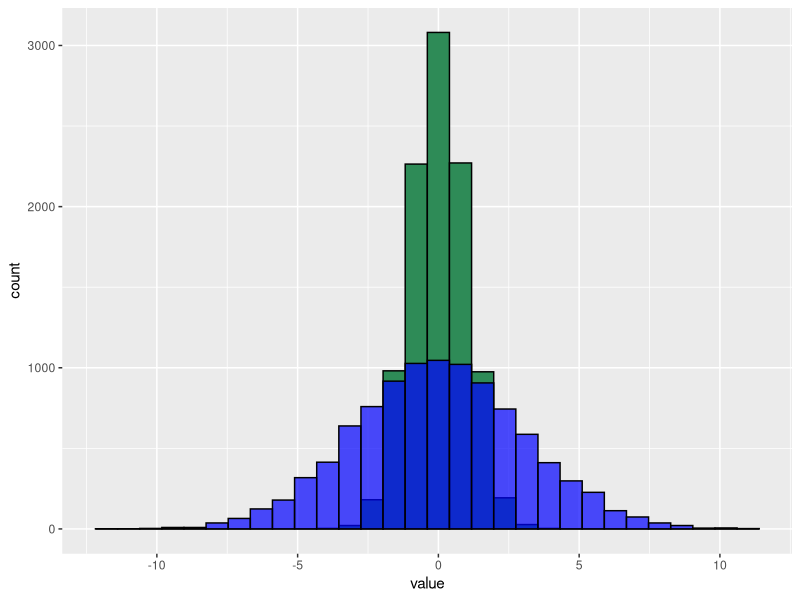

Source code (R):
## ---- chunk 1
#| echo: false
#| message: false
require(tidyverse)
## ---- chunk 2
#| echo: false
#| warning: false
#| label: fig-hist-width
#| fig-cap: Histogram of two distributions with equal means but different spreads. *N = 10,000* in each case.
dist_narrow <- rnorm(10000, mean = 0, sd = 1)
dist_wide <- rnorm(10000, mean = 0, sd = 3)
tibble::tibble(
  narrrow = dist_narrow,
  wide = dist_wide
) |>
  tidyr::pivot_longer(1:2) |>
  ggplot2::ggplot(aes(
    x = value,
    # group = name,
    fill = name,
    alpha = name
  )) +
  geom_histogram(color = "black", position = "identity") +
  scale_alpha_manual(values = c(1, 0.7), guide = "none") +
  scale_fill_manual(values = c("seagreen", "blue"), guide = "none") +
  NULL
